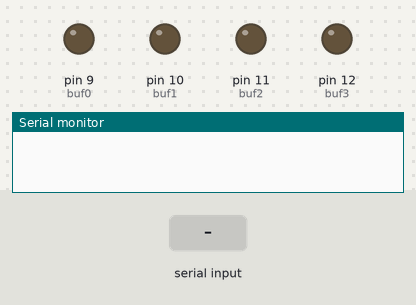
Recording of a sketch running on a simulated Arduino Uno, built with avr-gcc and run on an emulated ATmega328P. Parts: output pins drawn as LEDs (lit = HIGH), the last lines printed to the serial monitor. Inputs (shaded band) come from the test bench.

Above: at 1.2 s.
1.3 s: byte 30 received over Serial
At 1.8 s:
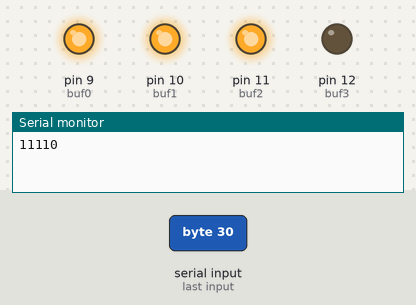
2.8 s: byte 90 received over Serial
At 4.0 s:
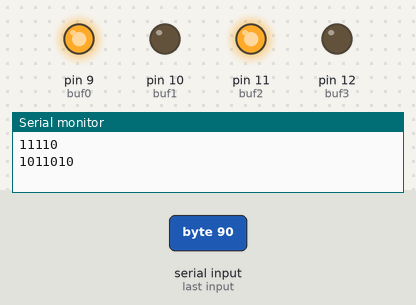
4.3 s: byte 120 received over Serial
At 5.3 s:
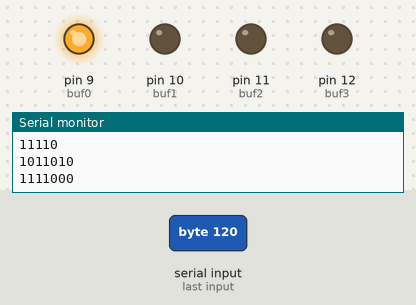
Timing chart, 0 to 7.3 s (numbered marks = the images above; inputs shaded):
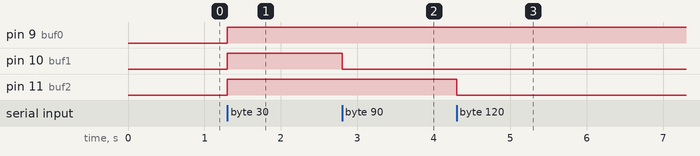

The sketch:

SummerIntern.ino
```cpp
#define buf0 9
#define buf1 10
#define buf2 11
#define buf3 12
#define con 13
int count = 0;
int data;
void setup() {
  Serial.begin(9600);
  pinMode(buf0, OUTPUT);
  pinMode(buf1, OUTPUT);
  pinMode(buf2, OUTPUT);
  pinMode(buf3, OUTPUT);
}

void loop() {
  if (Serial.available()) {
    int data = Serial.read();
    Serial.println(data, BIN);

    if ((data & 0x08) != 0)
    {
      digitalWrite(buf0, HIGH);
    }
    else if ((data & 0x08) != 1) digitalWrite(buf0, LOW);

    if ((data & 0x04) != 0)
    {
      digitalWrite(buf1, HIGH);
    }
    else if ((data & 0x04) != 1) digitalWrite(buf1, LOW);

    if ((data & 0x02) != 0)
    {
      digitalWrite(buf2, HIGH);
    }
    else if ((data & 0x02) != 1) digitalWrite(buf2, LOW);

    if ((data & 0x01) != 0)
    {
      digitalWrite(buf3, HIGH);
    }
    else if ((data & 0x01) != 1) digitalWrite(buf3, LOW);
  }
}
```

Measured:
- after the input at 1.3 s, pin 9 (buf0), pin 10 (buf1), pin 11 (buf2): LOW → HIGH at once
- after the input at 2.8 s, pin 10 (buf1): HIGH → LOW at once
- after the input at 4.3 s, pin 11 (buf2): HIGH → LOW at once
